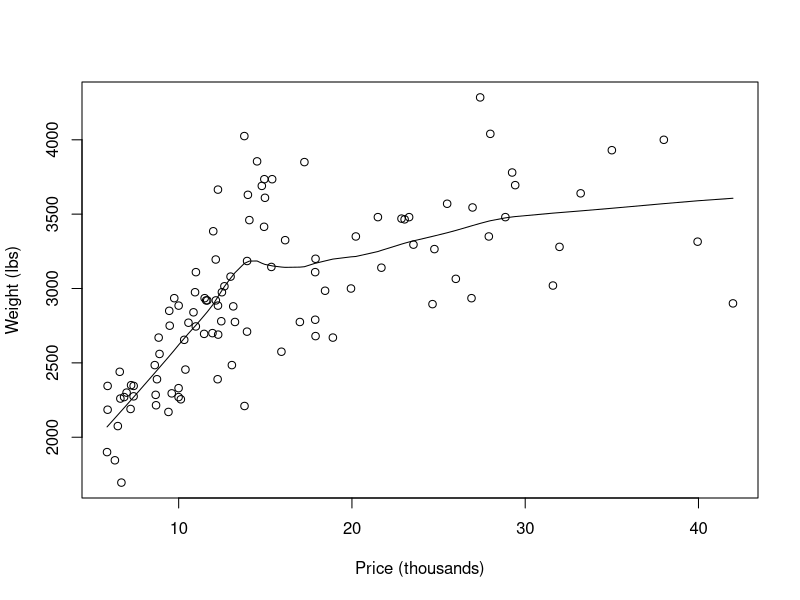
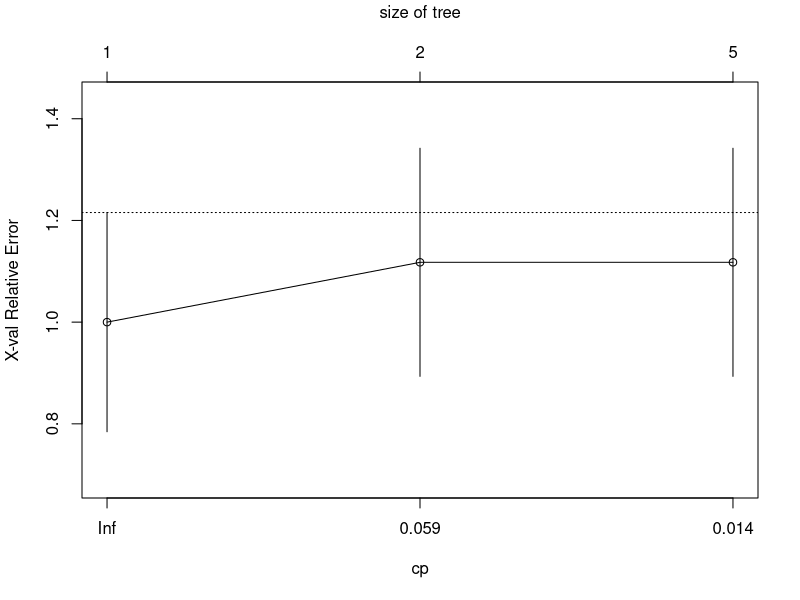
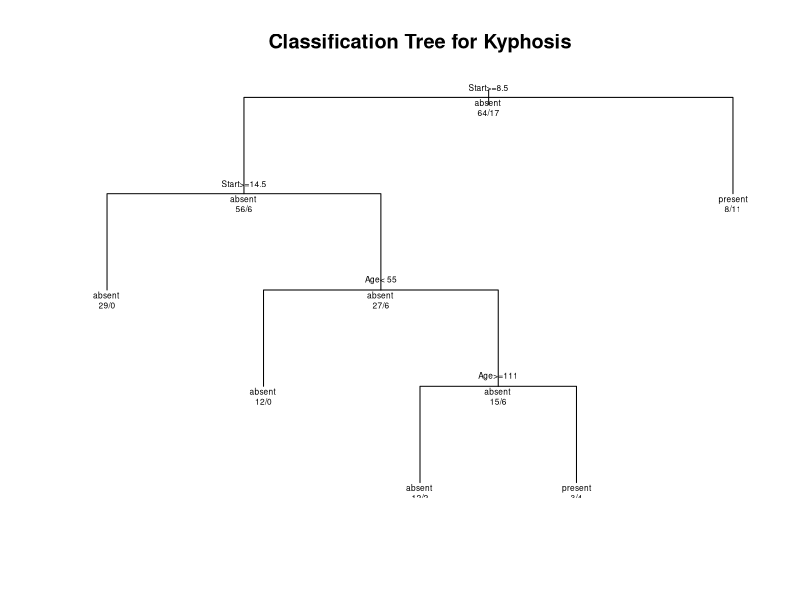

Recreate these plots in R, in order.
library(rpart)
car.test.frame
head(car.test.frame)
cu.summary
data(car90)
plot(car90$Price/1000, car90$Weight,
     xlab = "Price (thousands)", ylab = "Weight (lbs)")
mlowess <- function(x, y, ...) {
  keep <- !(is.na(x) | is.na(y))
  lowess(x[keep], y[keep], ...)
}
with(car90, lines(mlowess(Price/1000, Weight, f = 0.5)))

data(kyphosis)
# grow tree 
fit <- rpart(Kyphosis ~ Age + Number + Start,
             method="class", data=kyphosis)
printcp(fit) # display the results 
plotcp(fit) # visualize cross-validation results 
summary(fit) # detailed summary of splits
# plot tree 
plot(fit, uniform=TRUE, 
     main="Classification Tree for Kyphosis")
text(fit, use.n=TRUE, all=TRUE, cex=.5)




